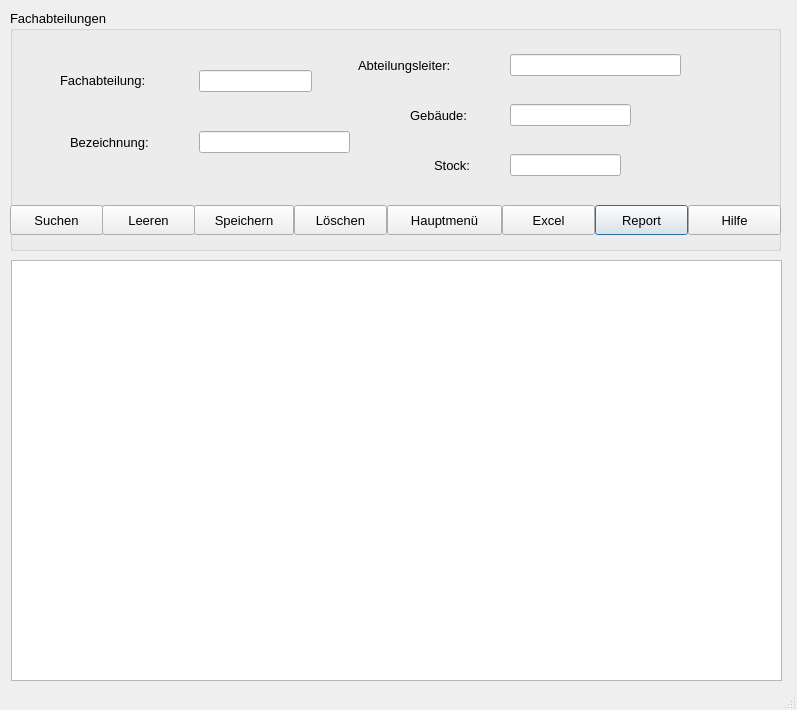
<?xml version="1.0" encoding="UTF-8"?>
<ui version="4.0">
 <class>Fachabteilungen</class>
 <widget class="QDialog" name="Fachabteilungen">
  <property name="geometry">
   <rect>
    <x>0</x>
    <y>0</y>
    <width>797</width>
    <height>710</height>
   </rect>
  </property>
  <property name="minimumSize">
   <size>
    <width>797</width>
    <height>703</height>
   </size>
  </property>
  <property name="font">
   <font>
    <pointsize>10</pointsize>
   </font>
  </property>
  <property name="windowTitle">
   <string>Fachabteilungen</string>
  </property>
  <property name="sizeGripEnabled">
   <bool>true</bool>
  </property>
  <widget class="QTableWidget" name="tableWidget">
   <property name="geometry">
    <rect>
     <x>11</x>
     <y>260</y>
     <width>771</width>
     <height>421</height>
    </rect>
   </property>
   <property name="editTriggers">
    <set>QAbstractItemView::NoEditTriggers</set>
   </property>
  </widget>
  <widget class="QGroupBox" name="groupBox">
   <property name="geometry">
    <rect>
     <x>10</x>
     <y>10</y>
     <width>771</width>
     <height>241</height>
    </rect>
   </property>
   <property name="sizePolicy">
    <sizepolicy hsizetype="Fixed" vsizetype="Fixed">
     <horstretch>0</horstretch>
     <verstretch>0</verstretch>
    </sizepolicy>
   </property>
   <property name="minimumSize">
    <size>
     <width>0</width>
     <height>191</height>
    </size>
   </property>
   <property name="title">
    <string>Fachabteilungen</string>
   </property>
   <widget class="QLabel" name="lblabteilungsleiter">
    <property name="geometry">
     <rect>
      <x>348</x>
      <y>45</y>
      <width>131</width>
      <height>21</height>
     </rect>
    </property>
    <property name="text">
     <string>Abteilungsleiter:</string>
    </property>
   </widget>
   <widget class="QLabel" name="lblfachabteilungabk">
    <property name="geometry">
     <rect>
      <x>50</x>
      <y>60</y>
      <width>131</width>
      <height>21</height>
     </rect>
    </property>
    <property name="text">
     <string>Fachabteilung:</string>
    </property>
   </widget>
   <widget class="QLabel" name="lblgebeaude">
    <property name="geometry">
     <rect>
      <x>400</x>
      <y>95</y>
      <width>91</width>
      <height>21</height>
     </rect>
    </property>
    <property name="text">
     <string>Gebäude:</string>
    </property>
   </widget>
   <widget class="QLabel" name="lblfachabteilungbez">
    <property name="geometry">
     <rect>
      <x>60</x>
      <y>122</y>
      <width>111</width>
      <height>21</height>
     </rect>
    </property>
    <property name="text">
     <string>Bezeichnung:</string>
    </property>
   </widget>
   <widget class="QLineEdit" name="leFachabteilungabk">
    <property name="geometry">
     <rect>
      <x>189</x>
      <y>60</y>
      <width>113</width>
      <height>22</height>
     </rect>
    </property>
   </widget>
   <widget class="QLineEdit" name="leStock">
    <property name="geometry">
     <rect>
      <x>500</x>
      <y>144</y>
      <width>111</width>
      <height>22</height>
     </rect>
    </property>
   </widget>
   <widget class="QLineEdit" name="leFachabteilungbez">
    <property name="geometry">
     <rect>
      <x>189</x>
      <y>121</y>
      <width>151</width>
      <height>22</height>
     </rect>
    </property>
   </widget>
   <widget class="QLineEdit" name="leAbteilungsleiter">
    <property name="geometry">
     <rect>
      <x>500</x>
      <y>44</y>
      <width>171</width>
      <height>22</height>
     </rect>
    </property>
   </widget>
   <widget class="QLabel" name="lblstock">
    <property name="geometry">
     <rect>
      <x>424</x>
      <y>145</y>
      <width>71</width>
      <height>21</height>
     </rect>
    </property>
    <property name="text">
     <string>Stock:</string>
    </property>
   </widget>
   <widget class="QLineEdit" name="leGebaeude">
    <property name="geometry">
     <rect>
      <x>500</x>
      <y>94</y>
      <width>121</width>
      <height>22</height>
     </rect>
    </property>
   </widget>
   <widget class="QPushButton" name="btCSV">
    <property name="geometry">
     <rect>
      <x>585</x>
      <y>195</y>
      <width>93</width>
      <height>30</height>
     </rect>
    </property>
    <property name="sizePolicy">
     <sizepolicy hsizetype="Fixed" vsizetype="Fixed">
      <horstretch>0</horstretch>
      <verstretch>0</verstretch>
     </sizepolicy>
    </property>
    <property name="maximumSize">
     <size>
      <width>100</width>
      <height>16777215</height>
     </size>
    </property>
    <property name="font">
     <font>
      <pointsize>10</pointsize>
     </font>
    </property>
    <property name="text">
     <string>Report</string>
    </property>
    <property name="icon">
     <iconset>
      <normaloff>../../_Symbole/UsedSymbols/reporting_noun_report_document_file_icon_148360.ico</normaloff>../../_Symbole/UsedSymbols/reporting_noun_report_document_file_icon_148360.ico</iconset>
    </property>
   </widget>
   <widget class="QPushButton" name="btAbbrechen">
    <property name="geometry">
     <rect>
      <x>377</x>
      <y>195</y>
      <width>115</width>
      <height>30</height>
     </rect>
    </property>
    <property name="sizePolicy">
     <sizepolicy hsizetype="Fixed" vsizetype="Fixed">
      <horstretch>0</horstretch>
      <verstretch>0</verstretch>
     </sizepolicy>
    </property>
    <property name="minimumSize">
     <size>
      <width>115</width>
      <height>0</height>
     </size>
    </property>
    <property name="maximumSize">
     <size>
      <width>100</width>
      <height>16777215</height>
     </size>
    </property>
    <property name="font">
     <font>
      <pointsize>10</pointsize>
     </font>
    </property>
    <property name="text">
     <string>Hauptmenü</string>
    </property>
    <property name="icon">
     <iconset>
      <normaloff>../../_Symbole/UsedSymbols/log-out_icon-icons.com_50106.ico</normaloff>../../_Symbole/UsedSymbols/log-out_icon-icons.com_50106.ico</iconset>
    </property>
   </widget>
   <widget class="QPushButton" name="btExcel">
    <property name="enabled">
     <bool>true</bool>
    </property>
    <property name="geometry">
     <rect>
      <x>492</x>
      <y>195</y>
      <width>93</width>
      <height>30</height>
     </rect>
    </property>
    <property name="sizePolicy">
     <sizepolicy hsizetype="Fixed" vsizetype="Fixed">
      <horstretch>0</horstretch>
      <verstretch>0</verstretch>
     </sizepolicy>
    </property>
    <property name="maximumSize">
     <size>
      <width>115</width>
      <height>16777215</height>
     </size>
    </property>
    <property name="font">
     <font>
      <pointsize>10</pointsize>
     </font>
    </property>
    <property name="text">
     <string>Excel</string>
    </property>
    <property name="icon">
     <iconset>
      <normaloff>../../_Symbole/UsedSymbols/microsoft_excel_icon_132212.ico</normaloff>../../_Symbole/UsedSymbols/microsoft_excel_icon_132212.ico</iconset>
    </property>
   </widget>
   <widget class="QPushButton" name="btSuchen">
    <property name="geometry">
     <rect>
      <x>0</x>
      <y>195</y>
      <width>93</width>
      <height>30</height>
     </rect>
    </property>
    <property name="sizePolicy">
     <sizepolicy hsizetype="Fixed" vsizetype="Fixed">
      <horstretch>0</horstretch>
      <verstretch>0</verstretch>
     </sizepolicy>
    </property>
    <property name="maximumSize">
     <size>
      <width>100</width>
      <height>16777215</height>
     </size>
    </property>
    <property name="font">
     <font>
      <pointsize>10</pointsize>
     </font>
    </property>
    <property name="text">
     <string>Suchen</string>
    </property>
    <property name="icon">
     <iconset>
      <normaloff>../../_Symbole/UsedSymbols/searchmagnifierinterfacesymbol1_79893.ico</normaloff>../../_Symbole/UsedSymbols/searchmagnifierinterfacesymbol1_79893.ico</iconset>
    </property>
   </widget>
   <widget class="QPushButton" name="btLoeschen">
    <property name="geometry">
     <rect>
      <x>284</x>
      <y>195</y>
      <width>93</width>
      <height>30</height>
     </rect>
    </property>
    <property name="sizePolicy">
     <sizepolicy hsizetype="Fixed" vsizetype="Fixed">
      <horstretch>0</horstretch>
      <verstretch>0</verstretch>
     </sizepolicy>
    </property>
    <property name="maximumSize">
     <size>
      <width>100</width>
      <height>16777215</height>
     </size>
    </property>
    <property name="font">
     <font>
      <pointsize>10</pointsize>
     </font>
    </property>
    <property name="text">
     <string>Löschen</string>
    </property>
    <property name="icon">
     <iconset>
      <normaloff>../../_Symbole/UsedSymbols/seo-social-web-network-internet_262_icon-icons.com_61518.ico</normaloff>../../_Symbole/UsedSymbols/seo-social-web-network-internet_262_icon-icons.com_61518.ico</iconset>
    </property>
   </widget>
   <widget class="QPushButton" name="btClear">
    <property name="geometry">
     <rect>
      <x>92</x>
      <y>195</y>
      <width>93</width>
      <height>30</height>
     </rect>
    </property>
    <property name="sizePolicy">
     <sizepolicy hsizetype="Fixed" vsizetype="Fixed">
      <horstretch>0</horstretch>
      <verstretch>0</verstretch>
     </sizepolicy>
    </property>
    <property name="maximumSize">
     <size>
      <width>100</width>
      <height>16777215</height>
     </size>
    </property>
    <property name="font">
     <font>
      <pointsize>10</pointsize>
     </font>
    </property>
    <property name="text">
     <string>Leeren</string>
    </property>
    <property name="icon">
     <iconset>
      <normaloff>../../_Symbole/UsedSymbols/-clear_90704.ico</normaloff>../../_Symbole/UsedSymbols/-clear_90704.ico</iconset>
    </property>
   </widget>
   <widget class="QPushButton" name="btSpeichern">
    <property name="geometry">
     <rect>
      <x>184</x>
      <y>195</y>
      <width>100</width>
      <height>30</height>
     </rect>
    </property>
    <property name="sizePolicy">
     <sizepolicy hsizetype="Fixed" vsizetype="Fixed">
      <horstretch>0</horstretch>
      <verstretch>0</verstretch>
     </sizepolicy>
    </property>
    <property name="minimumSize">
     <size>
      <width>100</width>
      <height>0</height>
     </size>
    </property>
    <property name="maximumSize">
     <size>
      <width>100</width>
      <height>16777215</height>
     </size>
    </property>
    <property name="font">
     <font>
      <pointsize>10</pointsize>
     </font>
    </property>
    <property name="text">
     <string>Speichern</string>
    </property>
    <property name="icon">
     <iconset>
      <normaloff>../../_Symbole/UsedSymbols/save_3621.ico</normaloff>../../_Symbole/UsedSymbols/save_3621.ico</iconset>
    </property>
   </widget>
   <widget class="QPushButton" name="btHilfe">
    <property name="geometry">
     <rect>
      <x>678</x>
      <y>195</y>
      <width>93</width>
      <height>30</height>
     </rect>
    </property>
    <property name="sizePolicy">
     <sizepolicy hsizetype="Fixed" vsizetype="Fixed">
      <horstretch>0</horstretch>
      <verstretch>0</verstretch>
     </sizepolicy>
    </property>
    <property name="maximumSize">
     <size>
      <width>100</width>
      <height>16777215</height>
     </size>
    </property>
    <property name="font">
     <font>
      <pointsize>10</pointsize>
     </font>
    </property>
    <property name="text">
     <string>Hilfe</string>
    </property>
    <property name="icon">
     <iconset>
      <normaloff>../../_Symbole/UsedSymbols/info_13213.ico</normaloff>../../_Symbole/UsedSymbols/info_13213.ico</iconset>
    </property>
   </widget>
  </widget>
  <widget class="QLabel" name="lab_INFO">
   <property name="geometry">
    <rect>
     <x>10</x>
     <y>683</y>
     <width>771</width>
     <height>21</height>
    </rect>
   </property>
   <property name="text">
    <string/>
   </property>
  </widget>
 </widget>
 <resources/>
 <connections/>
</ui>
